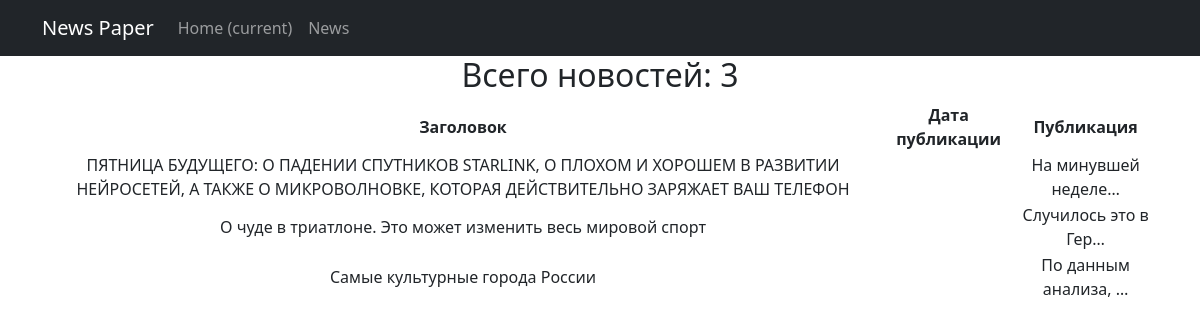
Page /news/ on the committed database.
### news/models.py (models this page shows, shortened)
class Post(models.Model):
    author = models.ForeignKey(Author, on_delete=models.CASCADE)
    article_news = models.CharField(max_length=2, choices=SELECTION, default=news)
    date_in = models.DateTimeField(auto_now_add=True)
    title = models.CharField(max_length=255)
    text = models.TextField()
    rating_news = models.IntegerField(default=0)
    category = models.ManyToManyField(Category, through='PostCategory')

### news/views.py (the view)
# urls.py: path('', PostsList.as_view()),
class PostsList(ListView):
    model = Post
    ordering = 'date_in'
    template_name = 'news.html'
    context_object_name = 'posts'

### news/templatetags/custom_filters.py (called while the page is built)
@register.filter(name='censor')
def censor(word):
    if isinstance(word, str):
        for i in word.split():
            if i.capitalize() in cens:
                word = word.replace(i, i[0] + '*' * len(i))
    else:
        raise ValueError('custom_filters -> censor -> A string is expected, but a different data type has been entered')
    return word

### templates/news.html (shortened to what this page needs)
{% extends 'flatpages/default.html' %}
{% load custom_filters %}
{% block content %}
    <h2>Всего новостей: {{ object_list|length }}</h2>
    {% if posts %}
        <table>
            <tr>
                <td><b>Заголовок</b></td>
                <td><b>Дата публикации</b></td>
                <td><b>Публикация</b></td>
            </tr>
            {% for post in posts %}
            <tr>
                <td>{{ post.title|censor }}</td>
                <td>{{ post.time_in|date:'d M Y' }}</td>
                <td>{{ post.text|truncatechars:20|censor }}</td>
            </tr>
            {% endfor %}
        </table>
    {% else %}
        <h2>Новостей нет!</h2>
    {% endif %}
{% endblock content %}

### templates/flatpages/default.html (shortened to what this page needs)
<!DOCTYPE html>
<html lang="en">
    <head>
        {% load static %}
        {% load censor %}
        {% load custom_tags %}
        <link href="{% static 'css/styles.css' %}" rel="stylesheet" />
    </head>
    <body>
        <nav class="navbar navbar-expand-lg navbar-dark bg-dark static-top">
            <div class="container">
                <a class="navbar-brand" href="#">News Paper</a>
                <div class="collapse navbar-collapse" id="navbarResponsive">
                    <ul class="navbar-nav ml-auto">
                        <li class="nav-item active">
                            <a class="nav-link" href="#">Home
                                <span class="sr-only">(current)</span>
                            </a>
                        </li>
                        <li class="nav-item">
                            <a class="nav-link" href="/news/">News</a>
                        </li>
                    </ul>
                </div>
            </div>
        </nav>
        <div class="container">
            <div class="row">
                <div class="col-lg-12 text-center">
                    {% block content %}{% endblock content %}
                </div>
            </div>
        </div>
    </body>
</html>

### rows in the picture
Post: title|censor "ПЯТНИЦА БУДУЩЕГО: О ПАДЕНИИ СПУТНИКОВ STARLINK, О ПЛОХОМ И ХОРОШЕМ В РАЗВИТИИ НЕЙРОСЕТЕЙ, А ТАКЖЕ О МИКРОВОЛНОВКЕ, КОТОРАЯ ДЕЙСТВИТЕЛЬНО ЗАРЯЖАЕТ ВАШ ТЕЛЕФОН", text|censor "На минувшей неделе…"
Post: title|censor "О чуде в триатлоне. Это может изменить весь мировой спорт", text|censor "Случилось это в Гер…"
Post: title|censor "Самые культурные города России", text|censor "По данным анализа, …"

### other values in the picture
{{ object_list|length }} "3"
